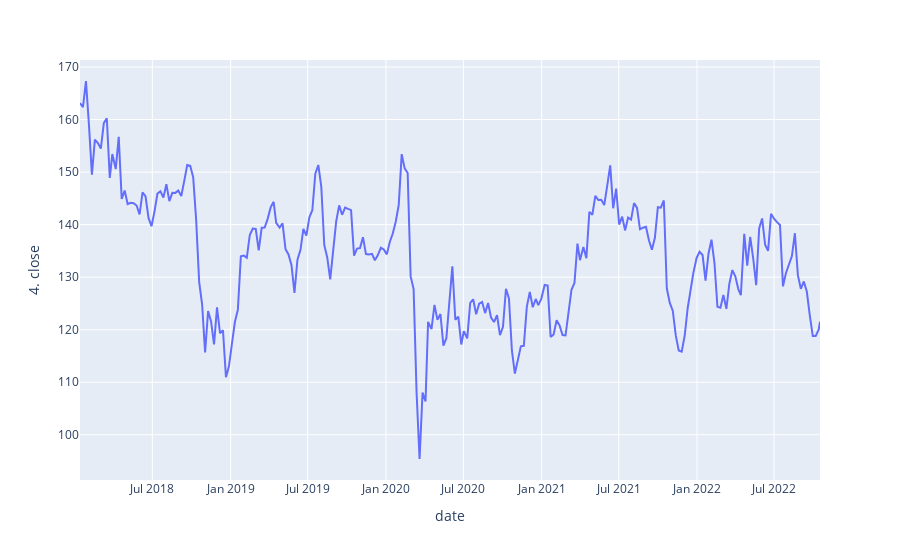

This figure's notebook cell:
### Code cell
px.line(df,x=df.index,y='4. close')

### Figure 1 — Plotly figure (JSON) as saved in the notebook; plotly's stock layout.template omitted (floating-point values rounded to 4 significant figures; data arrays with more than 128 entries replaced by an {"elided": "..."} marker saying what was removed)
{"data": [{"hovertemplate": "date=%{x}<br>4. close=%{y}<extra></extra>", "legendgroup": "", "line": {"color": "#636efa", "dash": "solid"}, "marker": {"symbol": "circle"}, "mode": "lines", "name": "", "orientation": "v", "showlegend": false, "type": "scatter", "x": {"elided": "250 str values"}, "xaxis": "x", "y": {"elided": "250 float values"}, "yaxis": "y"}], "layout": {"legend": {"tracegroupgap": 0}, "margin": {"t": 60}, "xaxis": {"anchor": "y", "domain": [0, 1], "title": {"text": "date"}}, "yaxis": {"anchor": "x", "domain": [0, 1], "title": {"text": "4. close"}}}}
